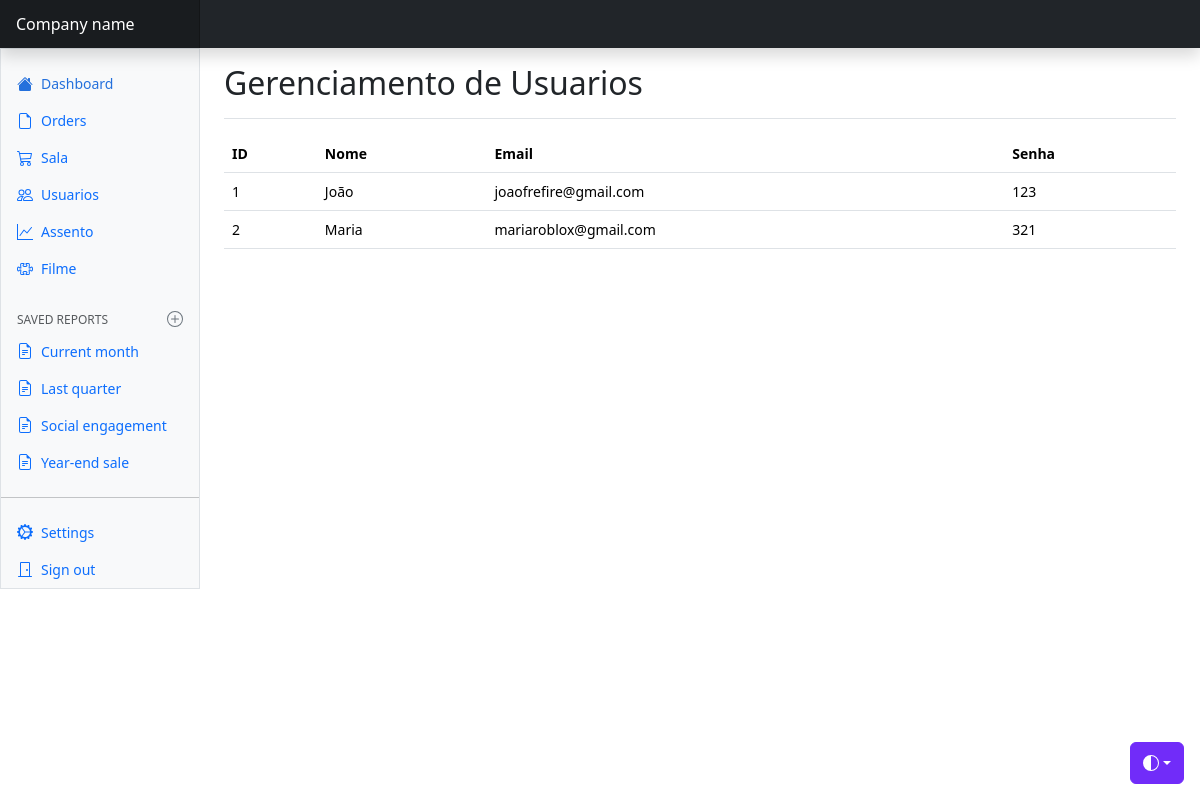
The page /views/usuario/index.php on the database as committed earlier.
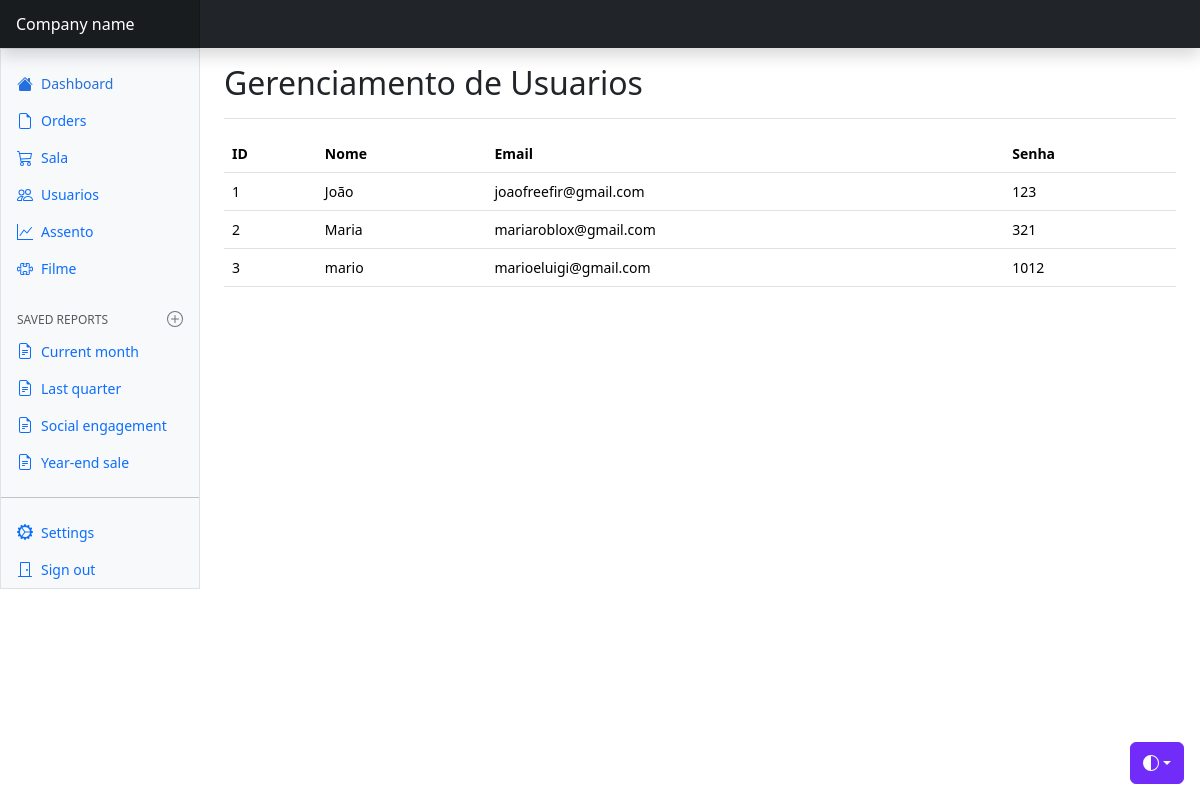
The same page on the database as committed later.
### tables this page shows
CREATE TABLE `usuario` (
  `id_usuario` int NOT NULL AUTO_INCREMENT,
  `nome` varchar(45) DEFAULT NULL,
  `email` varchar(45) DEFAULT NULL,
  `senha` varchar(45) DEFAULT NULL,
  PRIMARY KEY (`id_usuario`)
);

### config/BD.php (called while the page is built)
<?php
    class BD {
        public static function getConexao() {
            $conn = new PDO(
                "mysql:host=localhost;dbname=cinecat",
                "root",
                "root"
            );
            return $conn;
        }
    }

### model/dao/UsuarioDAO.php (called while the page is built, shortened)
<?php
    class UsuarioDAO {
        public function read() {
            try {
                $query = BD::getConexao()->prepare("SELECT * FROM usuario");
                if(!$query->execute()) {
                    print_r($query->errorInfo());
                }
                $listaUsuarios = array();
                foreach($query->fetchAll(PDO::FETCH_ASSOC) as $linha) {
                    $usuario = new Usuario();
                    $usuario->setId($linha['id_usuario']);
                    $usuario->setNome($linha['nome']);
                    $usuario->setEmail($linha['email']);
                    $usuario->setSenha($linha['senha']);
                    array_push($listaUsuarios, $usuario);
                }
                return $listaUsuarios;
            }
            catch(PDOException $e) {
                echo "Erro #2: " . $e->getMessage();
            }
        }
    }

### model/bean/Usuario.php (called while the page is built)
<?php
    class Usuario{
        private $id;
        private $nome;
        private $email;
        private $senha;
        public function getId(){
            return $this->id;
        }
        public function setId($id){
            $this->id = $id;
        }
        public function getNome(){
            return $this->nome;
        }
        public function setNome($nome){
            $this->nome = $nome;
        }
        public function getEmail(){
            return $this->email;
        }
        public function setEmail($email){
            $this->email = $email;
        }
        public function getSenha(){
            return $this->senha;
        }
        public function setSenha($senha){
            $this->senha = $senha;
        }
    }

### views/usuario/index.php (the view, shortened to what this page needs)
<?php
    $dao = new UsuarioDAO();
?>
<!doctype html>
<html lang="en" data-bs-theme="auto">
  <head>
    <link href="../../css/bootstrap.min.css" rel="stylesheet" />
    <link href="../../css/dashboard.css" rel="stylesheet" />
  </head>
  <body>
    <div
      class="dropdown position-fixed bottom-0 end-0 mb-3 me-3 bd-mode-toggle"
    >
      <button
        class="btn btn-bd-primary py-2 dropdown-toggle d-flex align-items-center"
        id="bd-theme"
        type="button"
        aria-expanded="false"
        data-bs-toggle="dropdown"
        aria-label="Toggle theme (auto)"
      >
        <svg class="bi my-1 theme-icon-active" aria-hidden="true">
          <use href="#circle-half"></use>
        </svg>
      </button>
    </div>
    <header
      class="navbar sticky-top bg-dark flex-md-nowrap p-0 shadow"
      data-bs-theme="dark"
    >
      <a
        class="navbar-brand col-md-3 col-lg-2 me-0 px-3 fs-6 text-white"
        href="#"
        >Company name</a
      >
    </header>
    <div class="container-fluid">
      <div class="row">
        <div
          class="sidebar border border-right col-md-3 col-lg-2 p-0 bg-body-tertiary"
        >
          <div
            class="offcanvas-md offcanvas-end bg-body-tertiary"
            tabindex="-1"
            id="sidebarMenu"
            aria-labelledby="sidebarMenuLabel"
          >
            <?php include "../menu/navbar.php" ?>
          </div>
        </div>
        <main class="col-md-9 ms-sm-auto col-lg-10 px-md-4">
          <div
            class="d-flex justify-content-between flex-wrap flex-md-nowrap align-items-center pt-3 pb-2 mb-3 border-bottom"
          >
            <h1 class="h2">Gerenciamento de Usuarios</h1>
          </div>
          <div class="table-responsive small">
            <table class='table table-hover'>
                <tr>
                    <th>ID</th>
                    <th>Nome</th>
                    <th>Email</th>
                    <th>Senha</th>
                </tr>
                <?php foreach($dao->read() as $usuario) : ?>
                    <tr>
                        <td><?= $usuario->getId() ?></td>
                        <td><?= $usuario->getNome() ?></td>
                        <td><?= $usuario->getEmail() ?></td>
                        <td><?= $usuario->getSenha() ?></td>
                    </tr>
                <?php endforeach ?>
            </table>
          </div>
        </main>
      </div>
    </div>
  </body>
</html>

Rows that differ between the two databases and show on the page:
changed usuario "João": email "joaofrefire@gmail.com" → "joaofreefir@gmail.com"
added usuario: id_usuario "3", nome "mario", email "marioeluigi@gmail.com", senha "1012"
